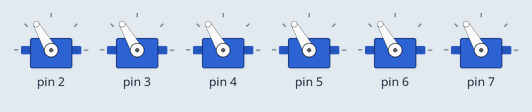
The sketch below on a simulated Arduino Uno, built with avr-gcc and run on an emulated ATmega328P. Parts: 6 × servo.

Above: at 0.05 s.
At 3.3 s:
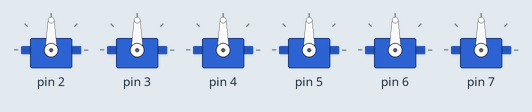
Timing chart, 0 to 7.6 s (numbered marks = the images above):
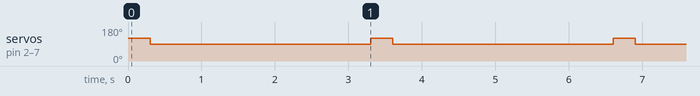

The sketch:

90_motordog.ino
```cpp
#include <Servo.h>
Servo servo[6];

void setup() {
  // put your setup code here, to run once:
  for (int i = 0; i < 6; i++) {
    servo[i].attach(i + 2);
  }
}

void loop() {
  // put your main code here, to run repeatedly:
  for (int i = 0; i < 6; i++)
    servo[i].write(120);
  delay(300);
  for (int i = 0; i < 6; i++)
    servo[i].write(90);
  delay(3000);
}
```

Measured:
- by itself, servo on pin 2–7: alternates 120° for 0.30 s and 90° for 3.0 s
